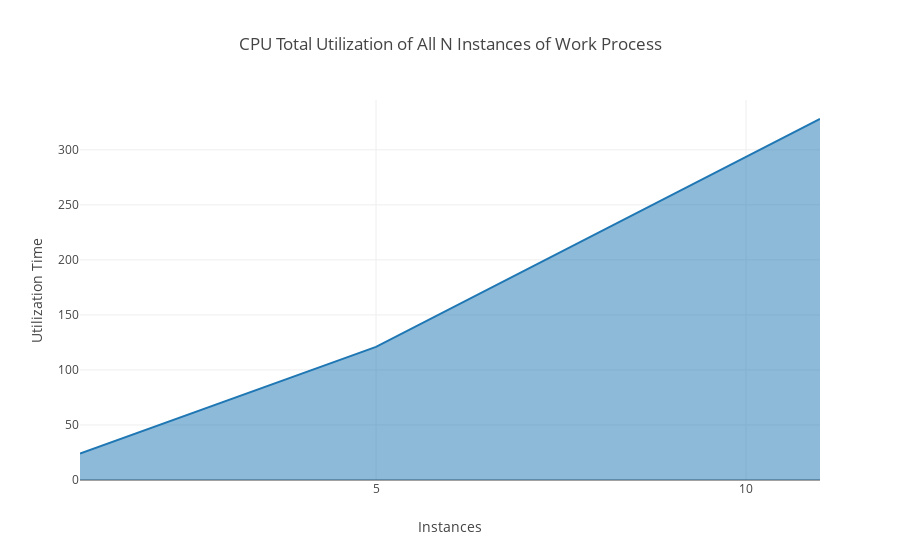

The notebook cell this image was saved under:
### Code cell
import plotly.offline as py
import plotly.graph_objs as go

utilization = dict()

for i, j in {(1,3),(5,4),(11,5)}:
    utilization[i] = 0
    with open("./profile%d.data" % j) as f :
        for line in f.readlines() :
            s = [int(x) for x in line.strip().split(" ")]
            if s[0] == 0 :
                break
            print(s)
            utilization[i] += s[3]

traces = []

trace = go.Scatter(
    x = [x for x in sorted(utilization)],
    y = [utilization[x] for x in sorted(utilization)],
    mode = 'lines',
    name = "utilization time",
    fill = 'tonexty',
)
traces.append(trace)

py.init_notebook_mode(connected=True)
py.iplot({
    "data": traces,
    "layout": dict(title = 'CPU Total Utilization of All N Instances of Work Process',
              xaxis = dict(title = 'Instances', nticks = 3, zeroline = True),
              yaxis = dict(title = 'Utilization Time'),
            )
})

### Figure 1 — Plotly figure (JSON) as saved in the notebook; plotly's stock layout.template omitted (floating-point values rounded to 4 significant figures)
{"data": [{"fill": "tonexty", "mode": "lines", "name": "utilization time", "type": "scatter", "uid": "4fb1c200-5f06-11e9-8c87-80e65015b2fe", "x": [1, 5, 11], "y": [24, 121, 328]}], "layout": {"title": "CPU Total Utilization of All N Instances of Work Process", "xaxis": {"nticks": 3, "title": "Instances", "zeroline": true}, "yaxis": {"title": "Utilization Time"}}}
